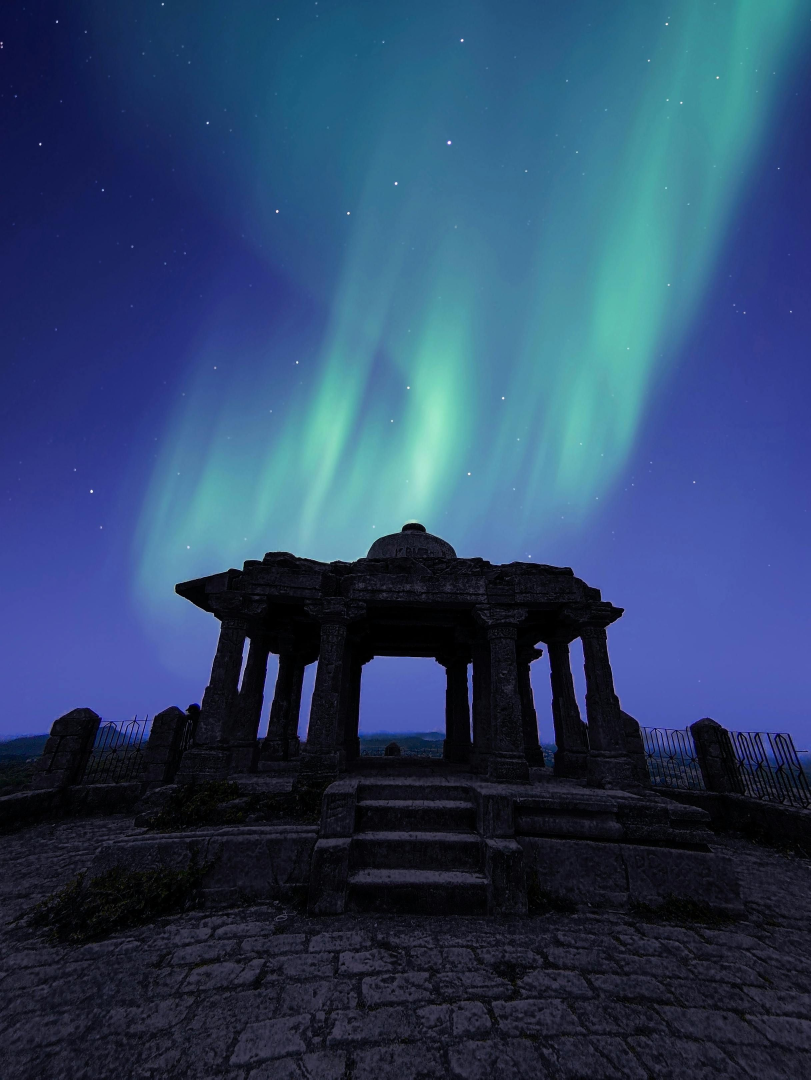
//> input picture img/aurora_5.jpg, 2432 x 3238 px (shown at 1/3 size)
$ ./star_trail   (built with g++ and OpenCV 4)
//> lines starting //> are read from the running program, lines starting //| are printed output that depends on the picture; after the words box and inside, x2 and y2 are one past the last pixel; in counts of white or black regions, pixels touching at a corner belong together
#include <opencv2/opencv.hpp>
#include <opencv2/highgui/highgui.hpp>
#include <opencv2/imgproc/imgproc.hpp>
#include <string>
#include <Vector>
#include<iostream>
#include <set>
#include <opencv2/core.hpp>

#include <time.h>


//#include<opencv2/gpu/gpu.hpp>

#define MY_PI 3.1415
#define TrailStyle 3
#define minutes 600
using namespace cv;
using namespace std;

// [64 lines left out: functions gammaTransform, StarTrail, not called in this run]


Mat get_star(const cv::Mat img, cv::Mat& star_mask) {
	Scalar lowerBound(174, 159, 0);
	Scalar upperBound(255, 255, 255);

	// Create a binary mask (star_mask) based on the color range
	inRange(img, lowerBound, upperBound, star_mask);

	// Apply the binary mask to the original image
	Mat star_result;
	bitwise_and(img, img, star_result, star_mask);
	cvtColor(star_result, star_result, COLOR_BGR2GRAY);

	// cv::imshow("Star Mask", star_result);

	// Find contours in the image and cancel too big contour set as 200
	vector<std::vector<cv::Point>> contours;
	vector<cv::Vec4i> hierarchy;
	Mat star_process = star_result.clone();
	Mat final = star_process.clone();
	cv::Mat kernel = cv::getStructuringElement(cv::MORPH_RECT, cv::Size(7, 7));

	// Apply opening and closing operations
	cv::Mat openingResult, closingResult, closingResult2;
	//cv::dilate(star_process, star_process, cv::Mat());
	//cv::morphologyEx(star_process, openingResult, cv::MORPH_OPEN, kernel);
	cv::morphologyEx(star_process, closingResult, cv::MORPH_CLOSE, kernel);
	cv::morphologyEx(closingResult, closingResult2, cv::MORPH_CLOSE, kernel);

	Mat contourImage = closingResult2.clone();
	findContours(closingResult2, contours, hierarchy, cv::RETR_EXTERNAL, cv::CHAIN_APPROX_SIMPLE);

	// Draw contours on the original image

	Mat mask = cv::Mat::ones(star_result.size(), CV_8UC1) * 255;
	//cv::drawContours(contourImage, contours, -1, cv::Scalar(0, 255, 0), 2);
	//cout << contours.size() << endl;
	for (int i = 0; i < contours.size(); ++i) {
		double area = cv::contourArea(contours[i]);
		//cout << i << " " << area << " " << contours[i] << endl;

		if (area > 150) {
			drawContours(mask, contours, int(i), Scalar(0), -1, 8);//dst,contour,number of contour,color,fill/size of line/
			//cv::fillPoly(mask,  contours, cv::Scalar(0), 8, 0);
		}

	}
	cv::Mat resultImage;
	star_result.copyTo(resultImage, mask);
	//cv::imshow("Contour Image", resultImage);
	Mat threshold_resultImage;
	cv::threshold(resultImage, resultImage, 10, 255, cv::THRESH_BINARY);

	return resultImage;
}


cv::Mat hsv_kmeans_seg(cv::Mat org_img, int k) {
	std::vector<cv::Mat> imgRGB, imgLab, imgHSV;
	cv::cvtColor(org_img, org_img, COLOR_BGR2Lab);
	cv::split(org_img, imgLab);

	cv::cvtColor(org_img, org_img, COLOR_Lab2RGB);
	cv::split(org_img, imgRGB);

	cv::cvtColor(org_img, org_img, COLOR_RGB2HSV);
	cv::split(org_img, imgHSV);
	cv::cvtColor(org_img, org_img, COLOR_HSV2BGR);

	cv::Ptr<cv::CLAHE> clahe = cv::createCLAHE();

	// Set the clip limit (adjust as needed)
	clahe->setClipLimit(0.5);
	// Apply CLAHE to the input image
	cv::Mat outputImage;
	cv::Size gridSize(50, 50);  // You can change this to control the grid size
	clahe->setTilesGridSize(gridSize);

	// Apply CLAHE to the input image
	//cv::Mat claheImage;
	//clahe->apply(image, claheImage);
	for (int i = 0; i < 3; ++i) {
		cv::medianBlur(imgLab[i], imgLab[i], 3);  // Adjust the second parameter (kernel size) as needed
		cv::medianBlur(imgRGB[i], imgRGB[i], 3);
		cv::medianBlur(imgHSV[i], imgHSV[i], 3);// Adjust the second parameter (kernel size) as needed
		blur(imgLab[i], imgLab[i], cv::Size(3, 3));
		blur(imgRGB[i], imgRGB[i], cv::Size(3, 3));
		blur(imgHSV[i], imgHSV[i], cv::Size(3, 3));
	}

	for (int i = 0; i < 3; ++i) {
		clahe->apply(imgLab[i], imgLab[i]);
		clahe->apply(imgRGB[i], imgRGB[i]);
		clahe->apply(imgHSV[i], imgHSV[i]);
		//equalizeHist(imgLab[i], imgLab[i]);
		//equalizeHist(imgRGB[i], imgRGB[i]);

	}

	//for (int i = 0; i < 3; ++i) {
	//	blur(imgRGB[i], imgRGB[i], cv::Size(3,3));
	//}

	int n = org_img.rows * org_img.cols;

	cv::Mat img6xN(n, 9, CV_8U);
	for (int i = 0; i < 3; i++)
		imgRGB[i].reshape(1, n).copyTo(img6xN.col(i));
	for (int i = 3; i < 6; i++)
		imgLab[i - 3].reshape(1, n).copyTo(img6xN.col(i));
	for (int i = 6; i < 9; i++)
		imgHSV[i - 6].reshape(1, n).copyTo(img6xN.col(i));
	img6xN.convertTo(img6xN, CV_32F);
	cv::Mat bestLables;
	TermCriteria criteria(TermCriteria::EPS, 100, 0.2);
	Mat labels;

	// Apply k-means algorithm

	cv::kmeans(img6xN, k, bestLables, criteria, 20, cv::KMEANS_PP_CENTERS);

	bestLables = bestLables.reshape(0, org_img.rows);
	cv::convertScaleAbs(bestLables, bestLables, int(255 / k));
	//cv::imshow("result", bestLables);

	return bestLables;
}

// [153 lines left out: functions guidedFilter, get_star_location, customFloodFill, mySobel, not called in this run]

Point find_bigstar(Mat star_result, Point left_up, Point right_down) {
	Mat result = star_result.clone();
	//Canny(star_result, result, 5, 30);
	std::vector<std::vector<cv::Point>> contours1;
	std::vector<cv::Vec4i> hierarchy1;
	Mat find_contour = result.clone();
	cv::Rect ROI2(left_up.x, left_up.y, abs(right_down.x - left_up.x), abs(right_down.y - left_up.y));		//ROI-->ROI2
	cv::Mat croppedImage = find_contour(ROI2);
	cv::findContours(croppedImage, contours1, hierarchy1, cv::RETR_EXTERNAL, cv::CHAIN_APPROX_SIMPLE);

	double area = -1;
	int index = -1;

	for (int i = 0; i < contours1.size(); i++) {
		//cout << i << " " << area << " " << contours[i] << endl;
		if (cv::contourArea(contours1[i]) > area) {
			area = contourArea(contours1[i]);
			index = i;
		}
	}

	Point center(-1, -1);

	if (index >= 0) {

		Moments mu = moments(contours1[index]);
		center = Point(mu.m10 / mu.m00, mu.m01 / mu.m00);
		center.x += left_up.x;
		center.y += left_up.y;
	}
	//如果沒找到直接回傳圖片中最大星星位置
	else {
		cv::findContours(find_contour, contours1, hierarchy1, cv::RETR_EXTERNAL, cv::CHAIN_APPROX_SIMPLE);
		double area = -1;
		int index = -1;

		for (int i = 0; i < contours1.size(); i++) {
			//cout << i << " " << area << " " << contours[i] << endl;
			if (cv::contourArea(contours1[i]) > area) {
				area = contourArea(contours1[i]);
				index = i;
			}
		}

		if (index >= 0) {
			Moments mu = moments(contours1[index]);
			center = Point(mu.m10 / mu.m00, mu.m01 / mu.m00);
			center.x += left_up.x;
			center.y += left_up.y;
		}
	}
	return center;
}

// [239 lines left out: functions histogramMapping, removeContoursTouchingImageEdges, make_gif, final_front, clahe_front, ImageCombine, not called in this run]


int main()
{
	double START = clock();
	string fileName = "./img./aurora_5.jpg";
	Mat img = imread(fileName);
//> img is the input picture: 3238 rows x 2432 cols, CV_8UC3; mean B, G, R 102.5, 68.4, 44.4

	/*if (img.cols > 1200 || img.rows > 1200) {
		resize(img, img, Size(img.cols * 0.3, img.rows * 0.3));
	}*/
	resize(img, img, Size(600,600));
//> img: 600 rows x 600 cols, CV_8UC3

	Mat org_img = img.clone();
	//cv::imshow("open", img);

	int blocksize = 10;
	int gridWidth = img.cols / blocksize;
//> gridWidth = 60
	int gridHeight = img.rows / blocksize;
//> gridHeight = 60


	cv::Mat star_mask;
	cv::Mat star_result = get_star(img, star_mask);
//> in get_star, `inRange(img, lowerBound, upperBound, star_mask);`:
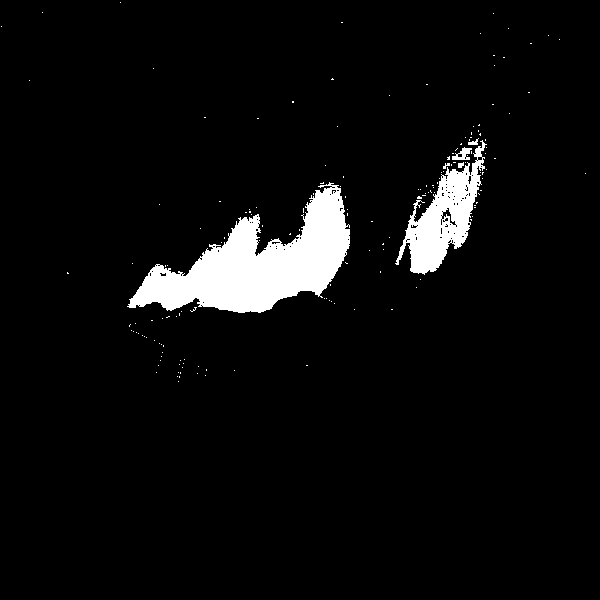
//> star_mask: 600 rows x 600 cols, CV_8UC1; 5.1% white; 164 white regions (158 under 20 px)
//> in get_star, `findContours(closingResult2, contours, hierarchy, cv::RETR_EXTERNAL, c..`: contours = 76 contours, 74 with area under 20; largest, box (x1, y1, x2, y2) and area: (127, 182, 350, 318) 13677, (395, 124, 487, 280) 6322
//> the loop in get_star, `for (int i = 0; i < contours.size(); ++i)` made 76 passes
//> area on passes 46, 52: 13677, 6322.5
//> after the loop in get_star, `for (int i = 0; i < contours.size(); ++i)`:
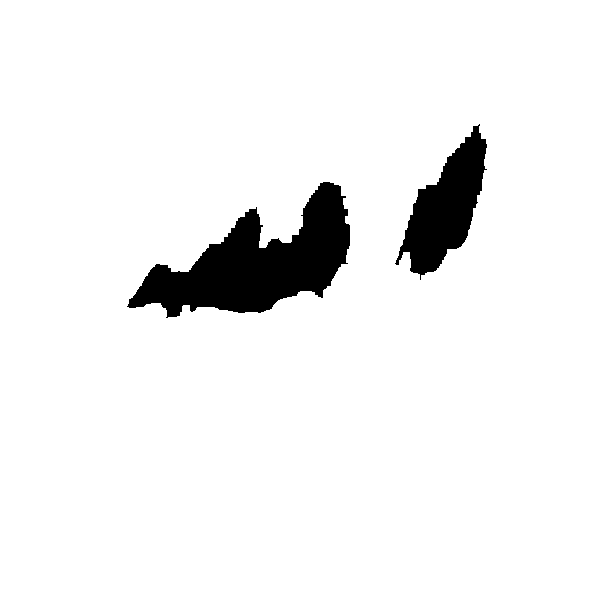
//> mask: 600 rows x 600 cols, CV_8UC1; 94.3% white; 2 black regions, box (x1, y1, x2, y2) and area: (127, 182, 350, 318) 14045, (395, 124, 487, 280) 6541
//> in get_star, `cv::threshold(resultImage, resultImage, 10, 255, cv::THRESH_BINARY);`: resultImage: 600 rows x 600 cols, CV_8UC1; 0.03% white in thin lines or dots, all inside (x1, y1, x2, y2) = (1, 2, 586, 382)
	cv::imshow("starresult", star_result);
	//waitKey();

	Point p1;
	p1.x = 0;
	p1.y = 0;
	Point p2;
	p2.x = 499;
	p2.y = 499;
	Point center = find_bigstar(star_result, p1, p2);
//> in find_bigstar, `cv::Mat croppedImage = find_contour(ROI2);`: croppedImage: 499 rows x 499 cols, CV_8UC1; 0.04% white in thin lines or dots, all inside (x1, y1, x2, y2) = (1, 2, 496, 382)
//> in find_bigstar, `cv::findContours(croppedImage, contours1, hierarchy1, cv::RETR_EXTERNA..`: contours1 = 77 contours, all with area under 20
//> the loop in find_bigstar, `for (int i = 0; i < contours1.size(); i++)` made 77 passes
//> area on passes 1, 45, 64: 0, 0.5, 1
//> after the loop in find_bigstar, `for (int i = 0; i < contours1.size(); i++)`: area = 1; index = 63
//> in find_bigstar, `Moments mu = moments(contours1[index]);`: mu = moments, m00 1, centre m10/m00, m01/m00 = (292.5, 101.5)
//> in find_bigstar, `center = Point(mu.m10 / mu.m00, mu.m01 / mu.m00);`: center = Point(292, 101)
//> center = Point(292, 101)
	//cout << "Big Star Location is: " << center << endl;


	/*---------------------------------------------------------------------------------------------以上為前景之外*/
	cv::cvtColor(img, img, COLOR_BGR2GRAY);
//> img: 600 rows x 600 cols, CV_8UC1

	//Mat segmentedImage;
	Mat segmentedImage = hsv_kmeans_seg(org_img, 8);
//> in hsv_kmeans_seg, `cv::cvtColor(org_img, org_img, COLOR_BGR2Lab);`: org_img: 600 rows x 600 cols, CV_8UC3; mean of channels 0, 1, 2 71.7, 131, 106.5
//> in hsv_kmeans_seg, `cv::split(org_img, imgLab);`:
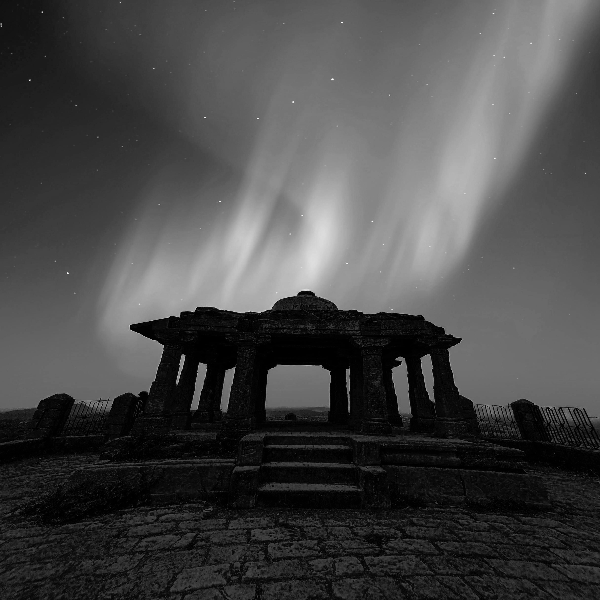
//> imgLab[0]: 600 rows x 600 cols, CV_8UC1; min 0, max 252, mean 71.7
//> in hsv_kmeans_seg, `cv::split(org_img, imgRGB);`:
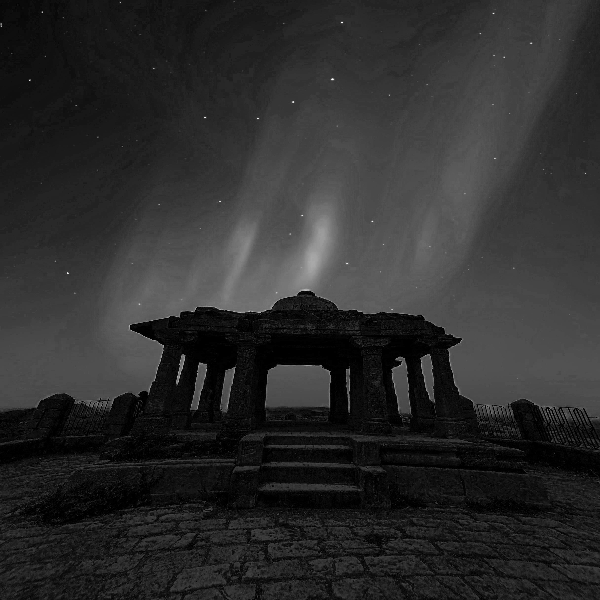
//> imgRGB[0]: 600 rows x 600 cols, CV_8UC1; min 0, max 255, mean 44.4
//> in hsv_kmeans_seg, `cv::split(org_img, imgRGB);`:
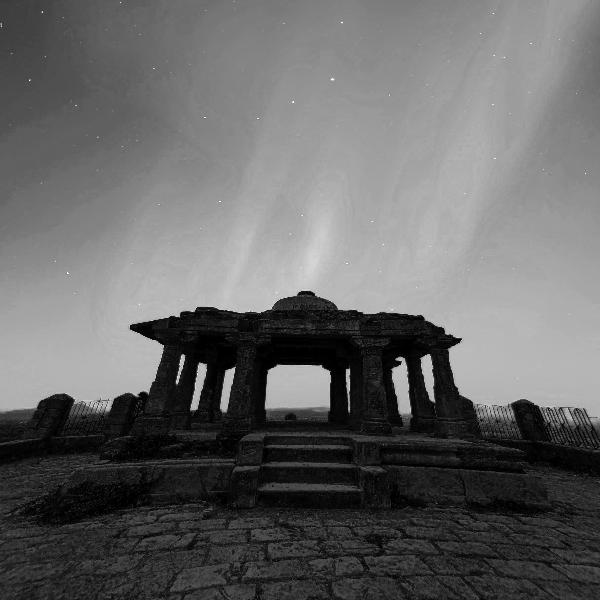
//> imgRGB[2]: 600 rows x 600 cols, CV_8UC1; min 0, max 255, mean 102.5
//> in hsv_kmeans_seg, `cv::cvtColor(org_img, org_img, COLOR_RGB2HSV);`: org_img: 600 rows x 600 cols, CV_8UC3; mean H, S, V 109.3, 139, 102.7
//> in hsv_kmeans_seg, `cv::split(org_img, imgHSV);`:
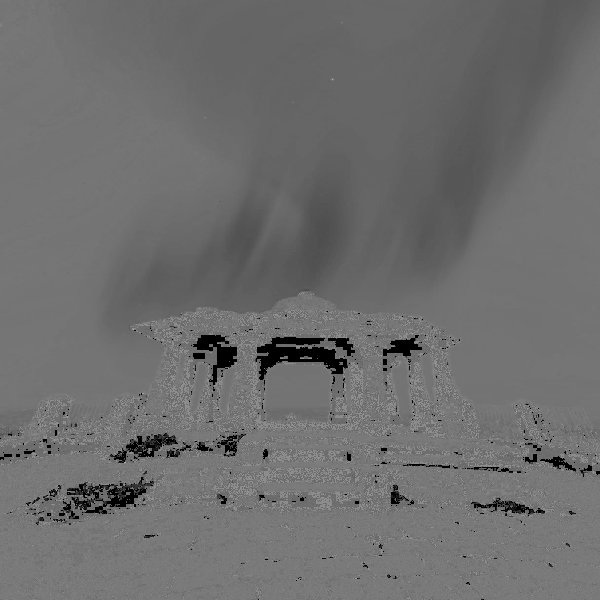
//> imgHSV[0]: 600 rows x 600 cols, CV_8UC1; min 0, max 175, mean 109.3
//> in hsv_kmeans_seg, `cv::split(org_img, imgHSV);`:
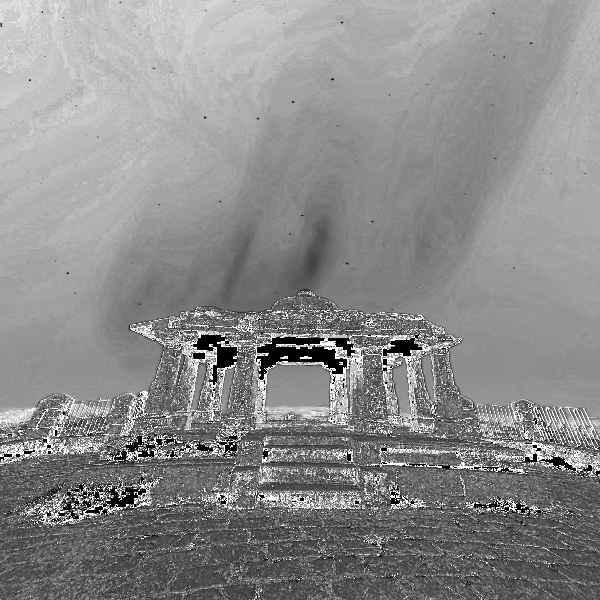
//> imgHSV[1]: 600 rows x 600 cols, CV_8UC1; min 0, max 255, mean 139
//> (the run ends here: the time limit is reached, at `cv::kmeans(img6xN, k, bestLables, criteria, 20, cv::KMEANS_PP_CENTERS);`)
